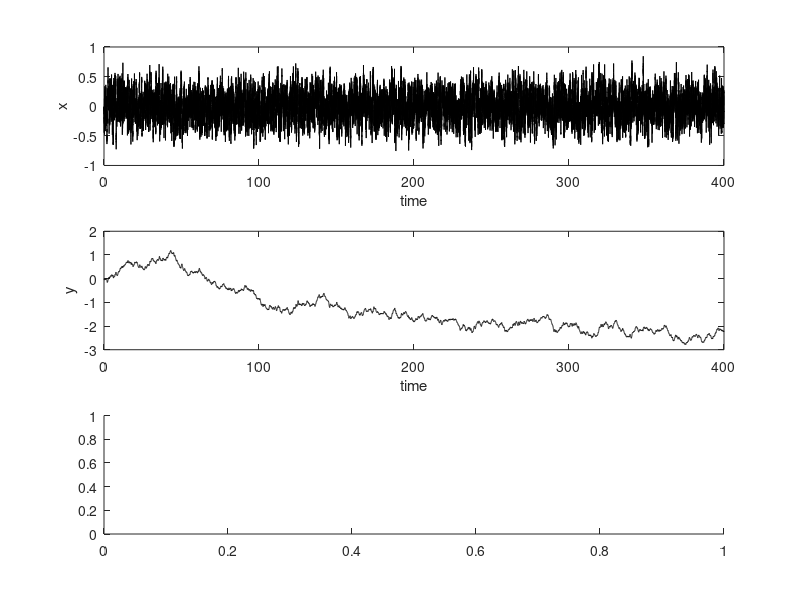

Recreate this plot in MATLAB. (Note: this script raises an error after producing the figure.)
%Daniel Charlebois - January 2011 - MATLAB v7.11 (R2010b)
%Exact numerical solution and plots of the Ornstein-Uhlenbeck (OU) process
%and its time integral - calculation and plotting of the probability
%density function (pdf) of the OU process is also performed.


clear all; 

%parameters
t_start = 0;          %simulation start time
t_end = 400;          %simuation end time
dt = 0.01;            %time step
tau = 0.1;            %relaxation time
c = 1;                %diffusion constant
x0 = 0;               %initial value for stochastic variable x
mu = 0;               %mean of stochatic process x
y0 = 0;               %initial value for integral x 
start_dist = -2.0;    %start of OU pdf 
end_dist = 2.0;       %end of OU pdf

%time
T = t_start:dt:t_end;

%compute x and y
i = 1;
x(1) = x0; 
y(1) = y0;
for t=t_start+dt:dt:t_end
   i = i + 1; 
   r1 = randn;
   r2 = randn;
   x(i) = x(i-1)*exp(-dt/tau) + sqrt((c*tau*0.5)*(1-(exp(-dt/tau))^2))*r1;
   y(i) = y(i-1) + x(i-1)*tau*(1-exp(-dt/tau))+sqrt((c*tau^3*(dt/tau-2*(1-exp(-dt/tau))+0.5*(1-exp(-2*dt/tau))))-((0.5*c*tau^2)*(1-exp(-dt/tau))^2)^2/((c*tau/2)*(1-exp(-2*dt/tau))))*r2+((0.5*c*tau^2)*(1-exp(-dt/tau))^2)/(sqrt((c*tau/2)*(1-(exp(-dt/tau))^2)))*r1;
end

%pdf for OU process
k = 0; j = start_dist:dt:end_dist;
for l=start_dist:dt:end_dist
    k = k + 1;
    p(k) = sqrt((1/tau)/(pi*c))*exp(-(1/tau)*(l-mu)^2/(c)); 
end

%plots
figure;
subplot(3,1,1)
plot(T,x,'k-')
xlabel('time')
ylabel('x')
subplot(3,1,2)
plot(T,y,'k-')
xlabel('time')
ylabel('y')
subplot(3,1,3)
hold on
histnorm(x,60)
plot(j,p,'r-')
xlabel('x')
ylabel('probability')
hold off